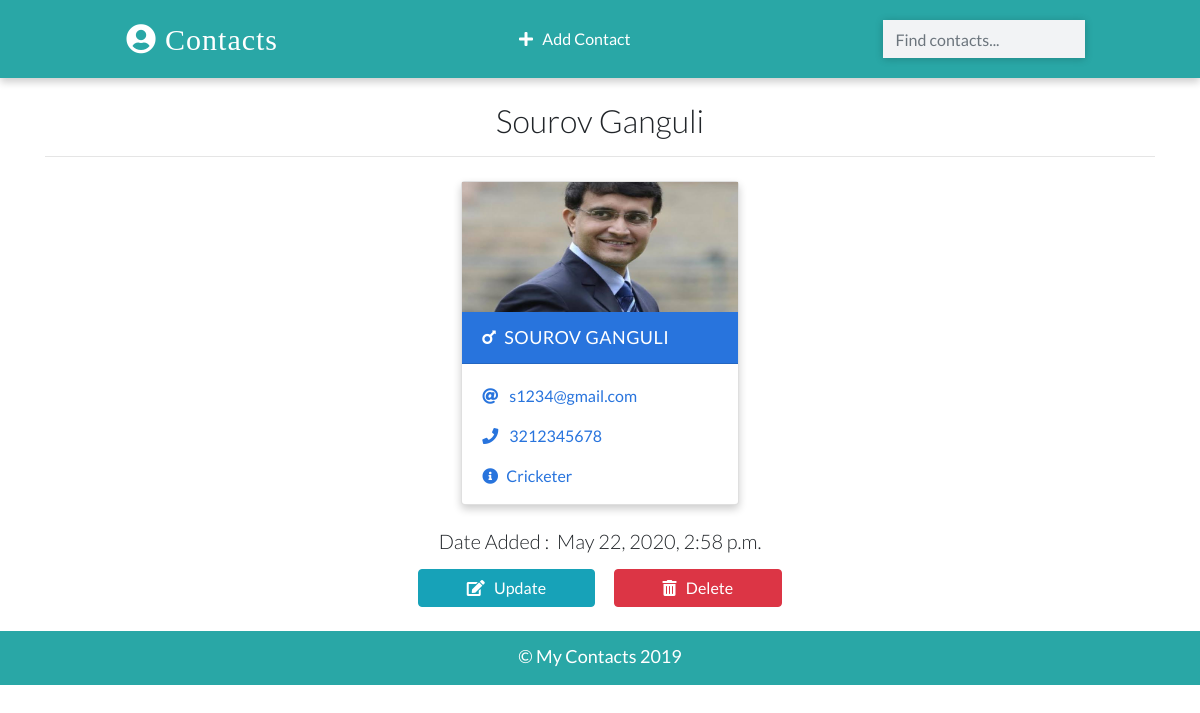
Screenshot of /detail/9/ with the database file from the repository.
### app/models.py (models this page shows, shortened)
class Contact (models.Model):
   name = models.CharField(max_length=20)
   email = models.EmailField(max_length=100)
   phone = models.IntegerField()
   info = models.CharField(max_length=30)
   gender = models.CharField(max_length=30, choices=(
   ('male','Male'),
   ('female','Female')
   ))
   image = models.ImageField(upload_to='images/',blank=True )
   date_added = models.DateTimeField(default=datetime.now)

### app/views.py (the view)
# urls.py: path('detail/<int:pk>/', views.ContactDetailView.as_view(), name="detail"),
class ContactDetailView(DetailView):
    template_name = 'detail.html'
    model = Contact
    context_object_name = 'contact'

### templates/detail.html (shortened to what this page needs)
{% extends 'base.html' %}
  {% load static %}
 {% block content %}
    <div class="container">
      <h2 class="heading font-weight-light text-center">{{contact.name}}</h2>
      <hr />
    </div>
    <div class="container main-part">
      {% include 'partials/_card.html' %}
    </div>
    <div class="container mt-3">
    <h5 class="text-center my-3 font-weight-light">Date Added : &nbsp;{{contact.date_added}} </h5>
      <p class="text-center text-light">
      <a  class="btn btn-info px-5" href="{% url 'update' contact.id%}">
      <i class="fas fa-edit"> </i> &nbsp; Update
      </a>
      <a  class="btn btn-danger px-5" href="{% url 'delete' contact.id%}" >
      <i class="fas fa-trash-alt"> </i> &nbsp; Delete
      </a>
      </p>
    </div>
       {% endblock content %}

### templates/partials/_card.html (shortened to what this page needs)
 {% load static %}
 {% if contact.gender == 'male' %}
      <div class="card my-2 mx-2 boy-card {% if 'detail' in request.path %}mx-auto w-25{% endif %}">
        <img src="{% if contact.image %}
        {{contact.image.url}}
        {% else %}
        {% static 'images\boy.png' %}
        {% endif %}"
        class="img-fluid" />
        <div class="card-header">
          <a href="{% url 'detail' contact.id %}" class="text-white header-link"
            ><i class="fas fa-mars mr-2"></i>{{contact.name}}</a
          >
        </div>
        <div class="card-body pb-0">
          <p>
            <i class="fas fa-at mr-2"></i>
            <a href="mailto:{{contact.email}}">{{contact.email}}</a>
          </p>
          <p>
            <i class="fas fa-phone mr-2"></i>
            <a href="tel:{{contact.phone}}">{{contact.phone}}</a>
          </p>
          <p><i class="fas fa-info-circle mr-2"></i>{{contact.info}}</p>
        </div>
      </div>
  {% endif %}

### static/css/main.css (style rules this page uses)
:root { --back: #29a7a6; --girl: #e64298; --boy: #2874dd; }
body { font-family: Lato, sans-serif; }
.card { box-shadow: 0 4px 8px 0 rgba(0, 0, 0, 0.2); transition: 0.3s; min-width: 250px; box-sizing: border-box; }
img { height: 130px !important; }
.card-header { font-size: 18px; letter-spacing: 0.5px; text-transform: uppercase; }
.boy-card .card-header { background-color: var(--boy); }
.boy-card .card-body, .boy-card .card-body p a { color: var(--boy); }
.card-body p { cursor: pointer; }
.main-part { display: flex; flex-wrap: wrap; justify-content: space-evenly; }

### rows the page displays
Contact: name "Sourov Ganguli", image (picture), name "SOUROV GANGULI", email "s1234@gmail.com", phone "3212345678", info "Cricketer", date_added "May 22, 2020, 2:58 p.m."
